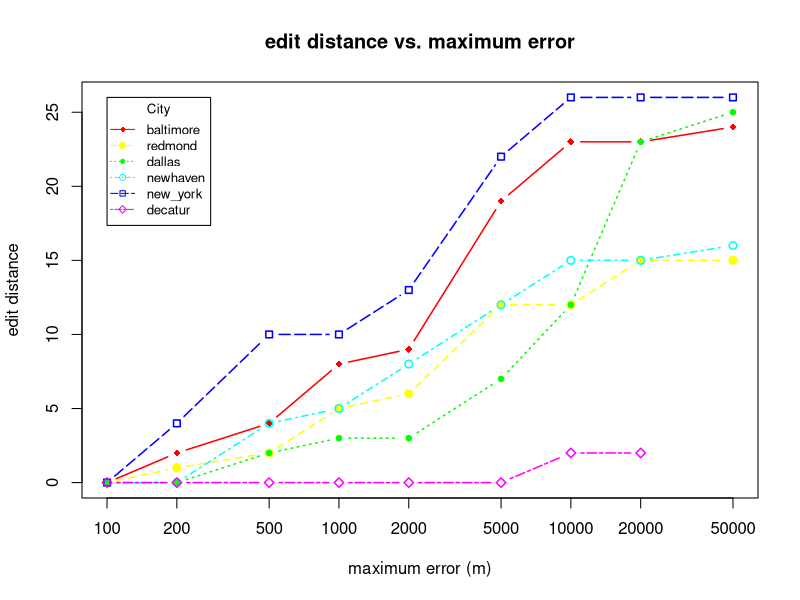

Generate this figure with R:
# Create Line Chart

jpeg("./../restaurant_finder/medians_across_city_35.jpg")

# convert factor to numeric for convenience 
Medians <- read.csv("./../restaurant_finder/medians_across_city_35.csv")
nlocations <- length(unique(Medians$location))
locations <- unique(Medians$location)

# get the range for the x and y axis 
xrange <- range(Medians$skew)
yrange <- range(Medians$distortion)

# set up the plot 
plot(xrange, yrange, type="n", xlab="maximum error (m)", log="x",
  	      ylab="edit distance") 
colors <- rainbow(nlocations)
linetype <- c(1:nlocations) 
plotchar <- seq(18,18+nlocations,1)

# add lines 
for (i in 1:nlocations) { 
  city <- subset(Medians, location==locations[i])
  lines(sort(city$skew), sort(city$distortion), type="b", lwd=1.5,
    lty=linetype[i], col=colors[i], pch=plotchar[i])
} 

# add a title and subtitle 
title("edit distance vs. maximum error")

# add a legend 
legend(xrange[1], yrange[2], locations, cex=0.8, col=colors,
  		   pch=plotchar, lty=linetype, title="City")

dev.off()
